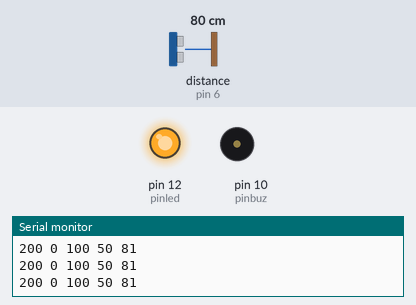
A sketch run on a simulated Arduino Uno, built with avr-gcc and run on an emulated ATmega328P. Shown: output pins drawn as LEDs (lit = HIGH), buzzer (waves = sounding, pin HIGH), the last lines printed to the serial monitor. The test bench sets the inputs (shaded band); at power-on: distance to the obstacle (sensor on pin 6) 80 cm. The echo pulse lasts 58.3 µs per cm.

Above: at 1.2 s.
1.3 s: distance to the obstacle (sensor on pin 6) set to 52 cm
4.3 s: distance to the obstacle (sensor on pin 6) set to 43 cm
At 4.55 s:
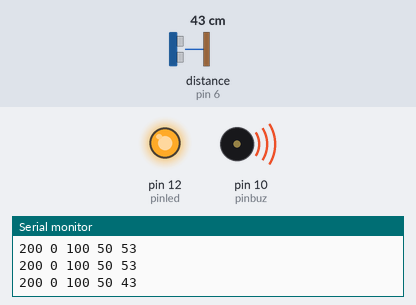
7.3 s: distance to the obstacle (sensor on pin 6) set to 120 cm
At 8.5 s:
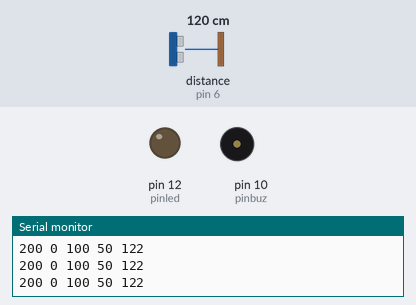
8.8 s: distance to the obstacle (sensor on pin 6) set to 103 cm
11.8 s: distance to the obstacle (sensor on pin 6) set to 93 cm
At 13.0 s:
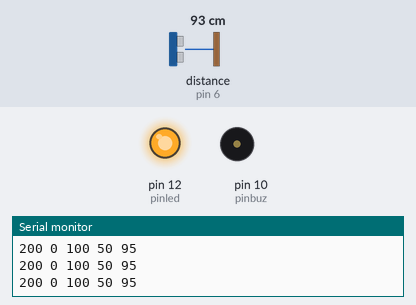
13.3 s: distance to the obstacle (sensor on pin 6) set to 2 cm
At 13.8 s:
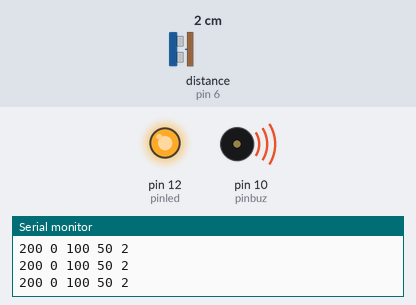
Timing chart, 0 to 15.8 s (numbered marks = the images above; inputs shaded):
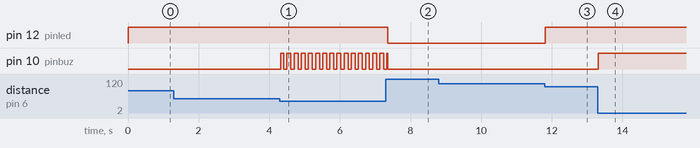

Measured:
- the behaviour switches between 49 and 48 cm on distance to the obstacle (sensor on pin 6) (found by bisection; images 0 and 1)
- the behaviour switches between 98 and 97 cm on distance to the obstacle (sensor on pin 6) (found by bisection; images 2 and 3)
- after the input at 4.3 s, pin 10 (pinbuz): alternates HIGH for 0.11 s and LOW for 0.09 s, starting at once
- after the input at 7.3 s, pin 12 (pinled): HIGH → LOW after 0.06 s
- after the input at 11.8 s, pin 12 (pinled): LOW → HIGH at once
- after the input at 13.3 s, pin 10 (pinbuz): LOW → HIGH at once

The sketch:

paps.ino
```cpp
#include <NewPing.h>
#define pinled 12
#define pinbuz 10
#define trig 8
#define echo 6
NewPing sensor(trig, echo, 200);
int batata;
void setup() {
  Serial.begin(9600);
  pinMode(pinled, OUTPUT);
  pinMode(pinbuz, OUTPUT);

}

void loop() {
  batata = sensor.ping_cm();
  if((batata < 50) && (batata > 0)) ligar(1);
  else if((batata < 100) && (batata > 0)) ligar(2);
  else ligar(0);
  Serial.print(200);
  Serial.print(" ");
  Serial.print(0);
  Serial.print(" ");
  Serial.print(100);
  Serial.print(" ");
  Serial.print(50);
  Serial.print(" ");
  Serial.println(batata);
  delay(20);

}
void ligar(int valor){
  if(valor == 1){
    digitalWrite(pinled, HIGH);
    digitalWrite(pinbuz, HIGH);
    delay(sensor.ping_cm()*2);
    digitalWrite(pinbuz, LOW);
    delay(sensor.ping_cm()*2);
    digitalWrite(pinbuz, HIGH);
  }
  else if(valor == 2){
    digitalWrite(pinled, HIGH);
    digitalWrite(pinbuz, LOW);
  }
  else{
    digitalWrite(pinled, LOW);
    digitalWrite(pinbuz, LOW);
  }
}
```
